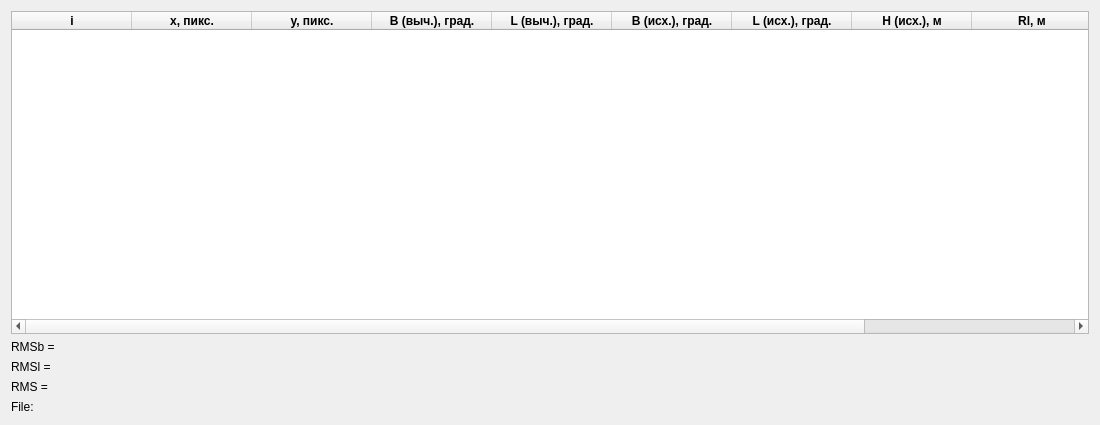
<?xml version="1.0" encoding="UTF-8"?>
<ui version="4.0">
 <class>Dialog</class>
 <widget class="QDialog" name="Dialog">
  <property name="geometry">
   <rect>
    <x>0</x>
    <y>0</y>
    <width>1100</width>
    <height>425</height>
   </rect>
  </property>
  <property name="minimumSize">
   <size>
    <width>1100</width>
    <height>0</height>
   </size>
  </property>
  <property name="windowTitle">
   <string>Оценка точности изображения</string>
  </property>
  <layout class="QVBoxLayout" name="verticalLayout">
   <item>
    <widget class="QTableWidget" name="table">
     <property name="enabled">
      <bool>true</bool>
     </property>
     <attribute name="horizontalHeaderDefaultSectionSize">
      <number>120</number>
     </attribute>
     <attribute name="horizontalHeaderMinimumSectionSize">
      <number>65</number>
     </attribute>
     <attribute name="verticalHeaderMinimumSectionSize">
      <number>40</number>
     </attribute>
     <column>
      <property name="text">
       <string>i</string>
      </property>
      <property name="font">
       <font>
        <weight>75</weight>
        <bold>true</bold>
       </font>
      </property>
     </column>
     <column>
      <property name="text">
       <string>x, пикс.</string>
      </property>
      <property name="font">
       <font>
        <weight>75</weight>
        <bold>true</bold>
       </font>
      </property>
     </column>
     <column>
      <property name="text">
       <string>y, пикс.</string>
      </property>
      <property name="font">
       <font>
        <weight>75</weight>
        <bold>true</bold>
       </font>
      </property>
     </column>
     <column>
      <property name="text">
       <string>B (выч.), град.</string>
      </property>
      <property name="font">
       <font>
        <weight>75</weight>
        <bold>true</bold>
       </font>
      </property>
     </column>
     <column>
      <property name="text">
       <string>L (выч.), град.</string>
      </property>
      <property name="font">
       <font>
        <weight>75</weight>
        <bold>true</bold>
       </font>
      </property>
     </column>
     <column>
      <property name="text">
       <string>B (исх.), град.</string>
      </property>
      <property name="font">
       <font>
        <weight>75</weight>
        <bold>true</bold>
       </font>
      </property>
     </column>
     <column>
      <property name="text">
       <string>L (исх.), град.</string>
      </property>
      <property name="font">
       <font>
        <weight>75</weight>
        <bold>true</bold>
       </font>
      </property>
     </column>
     <column>
      <property name="text">
       <string>H (исх.), м</string>
      </property>
      <property name="font">
       <font>
        <weight>75</weight>
        <bold>true</bold>
       </font>
      </property>
     </column>
     <column>
      <property name="text">
       <string>Rl, м</string>
      </property>
      <property name="font">
       <font>
        <weight>75</weight>
        <bold>true</bold>
       </font>
      </property>
     </column>
     <column>
      <property name="text">
       <string>Rb, м</string>
      </property>
      <property name="font">
       <font>
        <weight>75</weight>
        <bold>true</bold>
       </font>
      </property>
     </column>
    </widget>
   </item>
   <item>
    <widget class="QLabel" name="lRMSb">
     <property name="text">
      <string>RMSb = </string>
     </property>
    </widget>
   </item>
   <item>
    <widget class="QLabel" name="lRMSl">
     <property name="text">
      <string>RMSl = </string>
     </property>
    </widget>
   </item>
   <item>
    <widget class="QLabel" name="lRMS">
     <property name="text">
      <string>RMS = </string>
     </property>
    </widget>
   </item>
   <item>
    <widget class="QLabel" name="lFile">
     <property name="toolTipDuration">
      <number>0</number>
     </property>
     <property name="text">
      <string>File: </string>
     </property>
    </widget>
   </item>
  </layout>
 </widget>
 <resources/>
 <connections/>
</ui>
